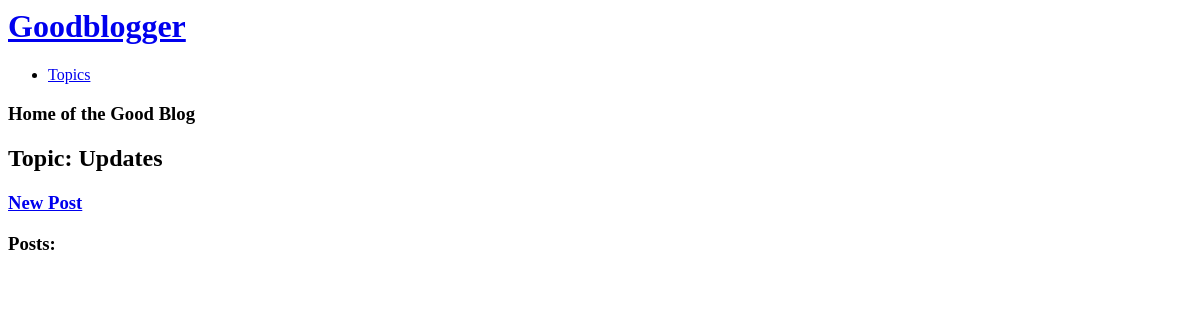
The app's page /topics/1/, older data.
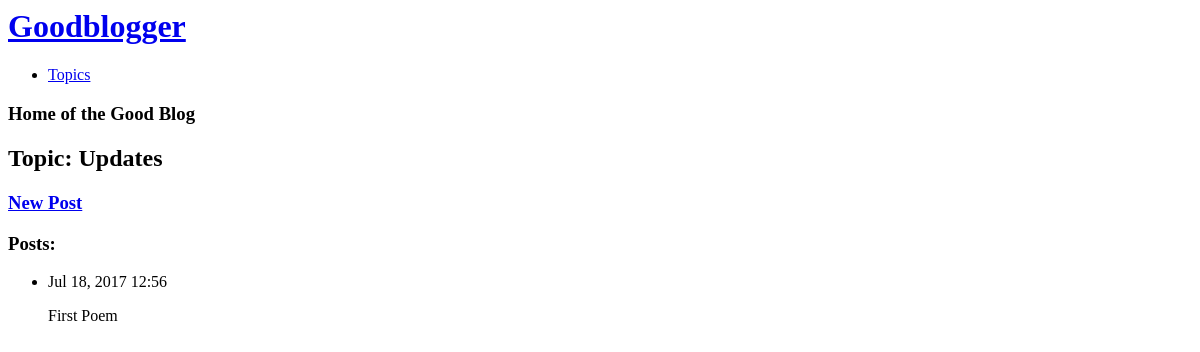
The same page, newer data.
### goodblogger/models.py (models this page shows, shortened)
class Post(models.Model):
    topic = models.ForeignKey(Topic)
    title = models.CharField(max_length=128)
    text = models.TextField()
    date_added = models.DateTimeField(auto_now_add=True)

### goodblogger/views.py (the view)
# urls.py: url(r'^topics/(?P<topic_id>\d+)/$', views.topic, name='topic'),
def topic(request, topic_id):
    topic = Topic.objects.get(id=topic_id)
    posts = topic.post_set.order_by('-date_added')
    context = {'topic': topic, 'posts': posts}
    return render(request, 'goodblogger/topic.html', context)

### goodblogger/models.py (called while the page is built)
    def __str__(self):
        return self.text

### goodblogger/templates/goodblogger/topic.html (shortened to what this page needs)
{% extends 'goodblogger/base.html' %}
{% block content %}
  <h2>Topic: {{ topic }}</h2>
  <h3><a href="{% url 'blog:new_post' topic.id %}">New Post</a></h3>
  <h3>Posts:</h3>
  <ul>
    {% for post in posts %}
      <li>
        <p>{{ post.date_added|date:'M d, Y H:i' }}</p>
        <p>{{ post.title }}</p>
      </li>
    {% endfor %}
  </ul>
{% endblock content %}

Row changes from the older to the newer data that the page shows:
added Post: date_added "Jul 18, 2017 12:56", title "First Poem"
